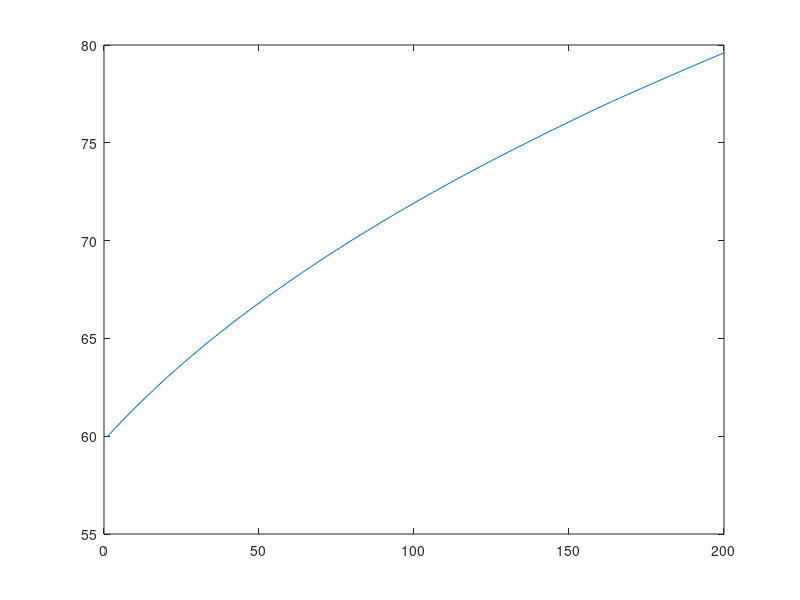

This figure's MATLAB source:
%% c concavity

clear;clc;

%% Step 1, discretizes the state space
tic
kss=50;
kmin=10; 
kmax=kss;
n=199;
K=kmin:(kmax-kmin)/n:kmax; 
p=size(K,2);
theta=0.679;
h=1;
delta=0.013;
beta=0.988;
%% Step 2, Initial guess for V
eps=ones(1,p)*0.1;  %toleranz value
V=zeros(p);
V1=ones(1,p);
g=ones(1,p);
s=0;
done=1;   %1 as long as one value is not close enough 
%% Step 6 checking if fixed point is reached 


    
% Step 3, Return matrix

m=zeros(p);
M=zeros(p);

for i=1:p
    for j=1:p
        m(i,j)=K(i)^(1-theta)*h^theta+(1-delta)*K(i)-K(j);
    end
end

% Step 4, unfeasible k'
for i=1:p
    for j=1:p
        if m(i,j)>0
            M(i,j)=log(m(i,j));
        else 
            M(i,j)=-1000;
        end
    end
end
        
% Step 5.1 Matrix chi and updated value function 
while double(any(abs(V1-V(1,:))>eps)) > 0                           %any(abs(V1-V(1,:))>eps)

    if s>0;
        V=repmat(V1,p,1);
    end
%%
Xj=0;
Xj1=0;
for i=1:p                           %instead of calculating the whole X matrix
    for j=1:p-1                     %and then max each row, calculate each 
        Xj=M(i,j)+beta*V(i,j);      %entry and stop if Xj>Xj+1 and take Xj
        Xj1=M(i,j+1)+beta*V(i,j+1); %as the max. 
        if Xj>Xj1                   %Note: for this problem and in matlab it seems
            V1(i)=Xj;               %to actually slow down the problem, as matrix
            break                   %addition is not costly. Maybe for more 
        end                         %grid entries the loop safes time over the 
                                    %max function 
    end
end
        






s=s+1;
%if double(any(abs(V1-V(1,:))>eps)) == 0
    %b=1;
    %break
   
end
toc
%%
plot(V1)